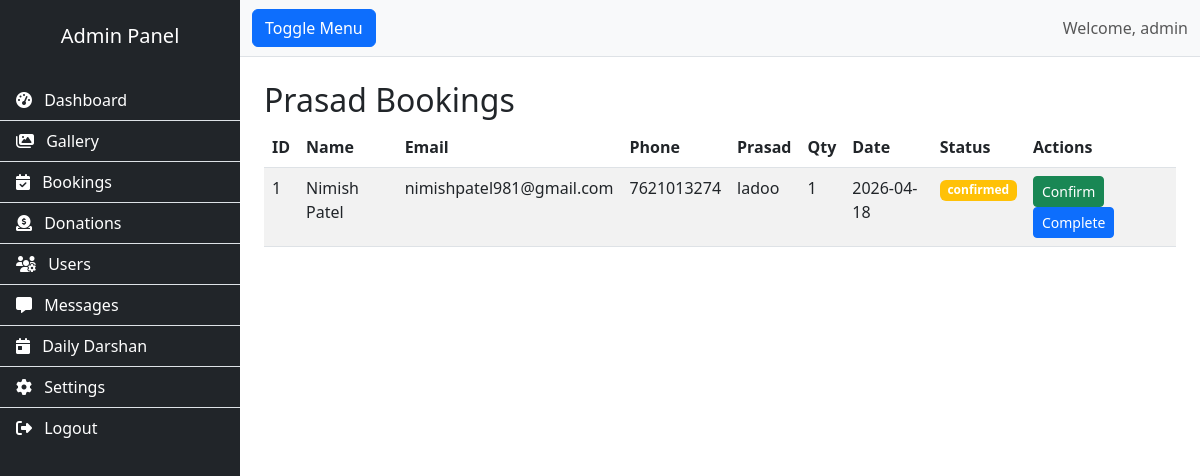
Before: /admin/bookings (signed in) with the older database file.
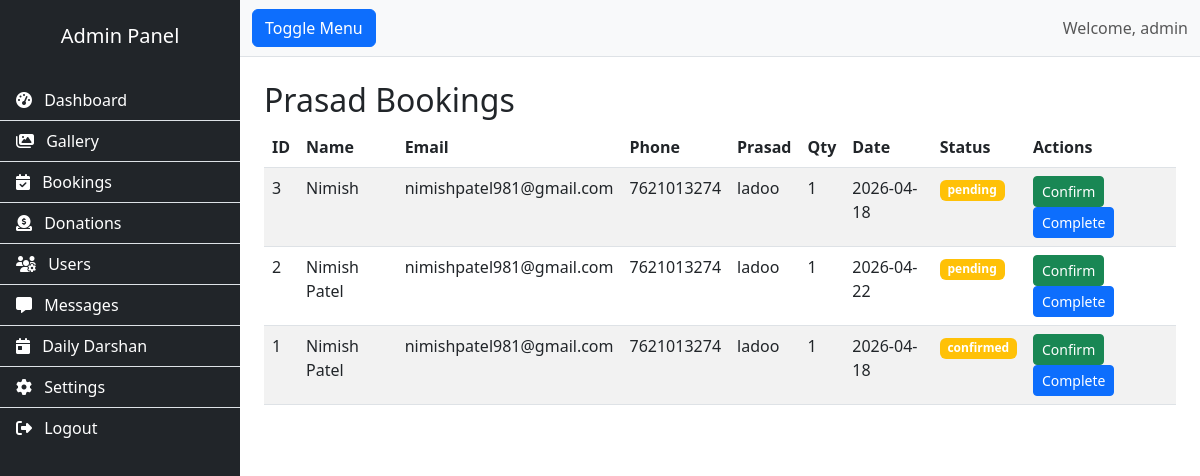
After: the same page with the newer database file.
### app.py (models this page shows)
class PrasadBooking(db.Model):
    id = db.Column(db.Integer, primary_key=True)
    user_id = db.Column(db.Integer, db.ForeignKey('user.id'), nullable=True)
    name = db.Column(db.String(100), nullable=False)
    email = db.Column(db.String(120), nullable=False)
    phone = db.Column(db.String(20), nullable=False)
    prasad_type = db.Column(db.String(50), nullable=False)
    quantity = db.Column(db.Integer, default=1)
    booking_date = db.Column(db.Date, nullable=False)
    special_requests = db.Column(db.Text)
    status = db.Column(db.String(20), default='pending')
    created_at = db.Column(db.DateTime, default=lambda: datetime.now(timezone.utc))

### app.py (the view)
@app.route('/admin/bookings')
@login_required
@admin_required
def admin_bookings():
    bookings = PrasadBooking.query.order_by(PrasadBooking.created_at.desc()).all()
    return render_template('admin/bookings.html', bookings=bookings)

### app.py (called while the page is built)
@login_manager.user_loader
def load_user(user_id):
    return User.query.get(int(user_id))

def admin_required(f):
    @wraps(f)
    def decorated_function(*args, **kwargs):
        if not current_user.is_authenticated or not current_user.is_admin:
            flash('You do not have permission to access this page.', 'danger')
            return redirect(url_for('admin_login'))
        return f(*args, **kwargs)
    return decorated_function

@app.context_processor
def inject_globals():
    try:
        settings = SiteSettings.get_settings()
    except:
        settings = None
    return {
        'settings': settings,
        'get_today_darshan': DailyDarshan.get_today_darshan,
        'now': lambda: datetime.now(timezone.utc)
    }

    @property
    def is_admin(self):
        return self.role == 'admin'

    @staticmethod
    def get_settings():
        settings = SiteSettings.query.first()
        if not settings:
            settings = SiteSettings()
            db.session.add(settings)
            db.session.commit()
        return settings

### templates/admin/bookings.html
{% extends "admin/layout.html" %}
{% block content %}
<h2 class="mt-4">Prasad Bookings</h2>
<table class="table table-striped">
    <thead><tr><th>ID</th><th>Name</th><th>Email</th><th>Phone</th><th>Prasad</th><th>Qty</th><th>Date</th><th>Status</th><th>Actions</th></tr></thead>
    <tbody>
        {% for b in bookings %}
        <tr>
            <td>{{ b.id }}</td><td>{{ b.name }}</td><td>{{ b.email }}</td><td>{{ b.phone }}</td>
            <td>{{ b.prasad_type }}</td><td>{{ b.quantity }}</td><td>{{ b.booking_date }}</td>
            <td><span class="badge bg-{{ 'success' if b.status=='completed' else 'warning' }}">{{ b.status }}</span></td>
            <td>
                <a href="{{ url_for('admin_booking_update', id=b.id, status='confirmed') }}" class="btn btn-sm btn-success">Confirm</a>
                <a href="{{ url_for('admin_booking_update', id=b.id, status='completed') }}" class="btn btn-sm btn-primary">Complete</a>
            </td>
        </tr>
        {% endfor %}
    </tbody>
</table>
{% endblock %}

Changed rows visible on the page:
added PrasadBooking: id "3", name "Nimish", email "nimishpatel981@gmail.com", phone "7621013274", prasad_type "ladoo", quantity "1", booking_date "2026-04-18", status "pending"
added PrasadBooking: id "2", name "Nimish Patel", email "nimishpatel981@gmail.com", phone "7621013274", prasad_type "ladoo", quantity "1", booking_date "2026-04-22", status "pending"
